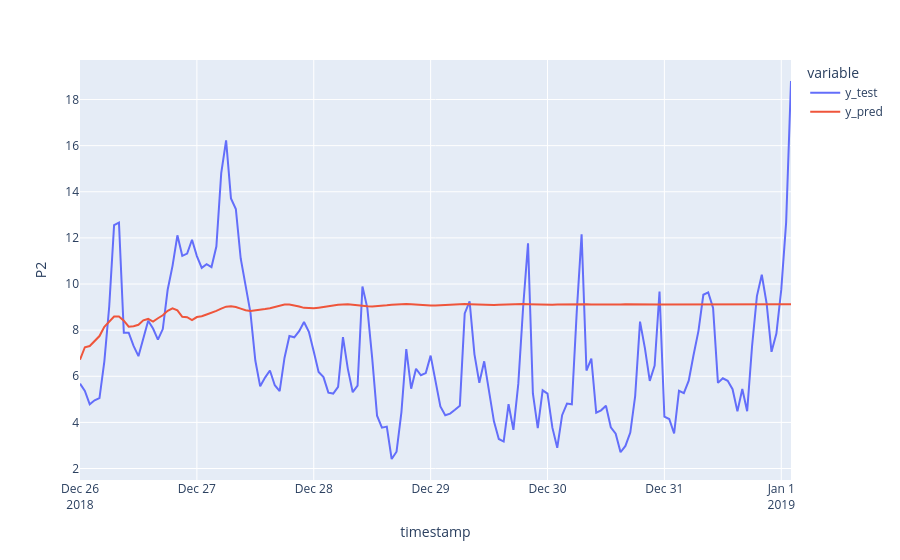

This figure's notebook cell:
### Markdown cell above
Next, we Create a time series plot for the values in `test_predictions` using plotly express. Be sure that the y-axis is properly labeled as `"P2"`.

### Code cell
fig = px.line(df_pred_test, labels={"value": "P2"})
fig.show()

### Figure 1 — Plotly figure (JSON) as saved in the notebook; plotly's stock layout.template omitted (floating-point values rounded to 4 significant figures; data arrays with more than 128 entries replaced by an {"elided": "..."} marker saying what was removed)
{"data": [{"hovertemplate": "variable=y_test<br>timestamp=%{x}<br>P2=%{y}<extra></extra>", "legendgroup": "y_test", "line": {"color": "#636efa", "dash": "solid"}, "marker": {"symbol": "circle"}, "mode": "lines", "name": "y_test", "orientation": "v", "showlegend": true, "type": "scatter", "x": {"elided": "147 str values"}, "xaxis": "x", "y": {"elided": "147 float values"}, "yaxis": "y"}, {"hovertemplate": "variable=y_pred<br>timestamp=%{x}<br>P2=%{y}<extra></extra>", "legendgroup": "y_pred", "line": {"color": "#EF553B", "dash": "solid"}, "marker": {"symbol": "circle"}, "mode": "lines", "name": "y_pred", "orientation": "v", "showlegend": true, "type": "scatter", "x": {"elided": "147 str values"}, "xaxis": "x", "y": {"elided": "147 float values"}, "yaxis": "y"}], "layout": {"legend": {"title": {"text": "variable"}, "tracegroupgap": 0}, "margin": {"t": 60}, "xaxis": {"anchor": "y", "domain": [0, 1], "title": {"text": "timestamp"}}, "yaxis": {"anchor": "x", "domain": [0, 1], "title": {"text": "P2"}}}}
